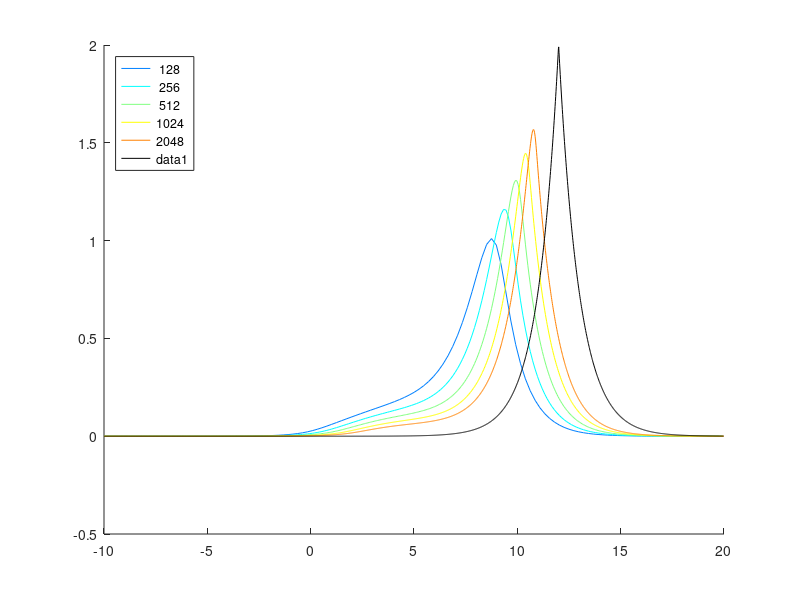
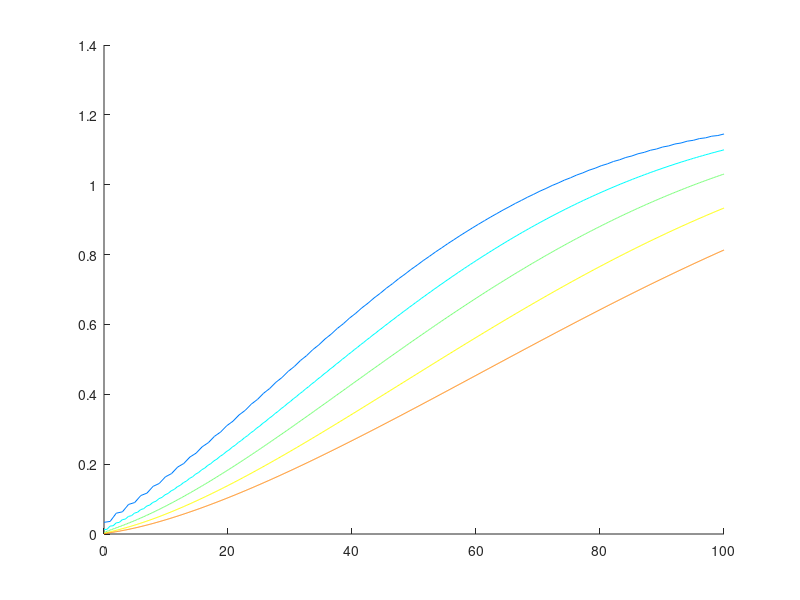

Source code (MATLAB) for these figures, in order: (Note: this script raises an error after producing the figures.)
close all;
clear all;
tic
x0 = @(x)  2*exp(-abs(x));
%x0 = @(x) sin(pi*x*30);
%x0 = @(x)  2*exp(-abs(x)) + exp(-abs(x - 5));
ref = @(x,t) 2*exp(-abs(x-2*t));
%ref = @(x,t) 2*exp(-abs(x-2*t)) + exp(-abs(x-t -5));


% initialising constants.
xmin = -10;
xmax = 20;
T = 6;
I = 7:1:11;

% All these calculated from above
M = length(I);
N = 2.^I;
H = (xmax-xmin)./N;
K = H/4;
L = floor(T./K);
iterations = sum(L);

wait = waitbar(0,'Launching nuclear missile');
solution = figure;
errornorms = figure;
hold on
color = jet(M);
convergence = zeros(M,1);
progress = 0;
for i = 1:M
    % for readability
    n = N(i);
    h = H(i);
    k = K(i);
    l = L(i);
    
    x = xmin:h:xmax-h;
    u = x0(x)';
    
    % A - operator to go from u to m
    e = ones(n,1);
    A = spdiags([-e/h^2, (1 + 2/h^2) * e, -e/h^2], -1:1, n, n);
    A(n,1) = -1/h^2;
    A(1,n) = -1/h^2;
    
    % B - backwards difference
    B = spdiags([-e/h, e/h], -1:0, n, n);
    B(1,n) = -1/h;

    % C - central difference
    C = spdiags([-e/(2*h), e/(2*h)], [-1, 1], n, n);
    C(1,n) = -1/(2*h);
    C(n,1) = 1/(2*h);
    
    errors = zeros(1,l);
    for j = 1:l
        % updating waitbar
        if i > 1 && floor((L(i-1) + j)*100/iterations) > progress + 5;
            progress = progress + 5;
            waitbar(progress/100)
        end
        % TEST OF NEW FORMAT
        m = A*u;
        mt = m + k*(- B*(m.*u) - m.*(C*u) );
        u = A\mt;
        % Everythin in one operation below
        %u = u + k * (A\((-B*((A*u).*u)) - (A*u).*(C*u)));
        refs = ref(x,j*k)';
        errors(j) = norm(refs-u,2)/(norm(refs,2));
        %errors(j) = 2 - max(u);
    end
    
    convergence(i) = errors(end) - errors(end-1);
    figure(solution)
    hold on
    plot(x,u,'color',color(i,:))
    figure(errornorms)
    hold on
    dots = linspace(0,100,l);
    plot(dots,errors,'color',color(i,:))
end
figure(solution)
legend(cellstr(num2str((N)')),'Location','NorthWest')
plot(x,refs,'k')
delete(wait)
figure(errornorms)
ylabel('relative fault')
xlabel('timesteps')
legend(cellstr(num2str((N)')),'Location','NorthWest')

figure
plot(log(N),log(convergence), 'b*-')
hold on
plot(log(N),log(fliplr(N)) - max(log(N)) + max(log(convergence)),'r*-')
%plot(log(N),log(fliplr(N.^2) - max(log(N.^2)) + max(log(convergence))),'g*-')
legend('Rate of convergence','dy/dx = 1');


toc